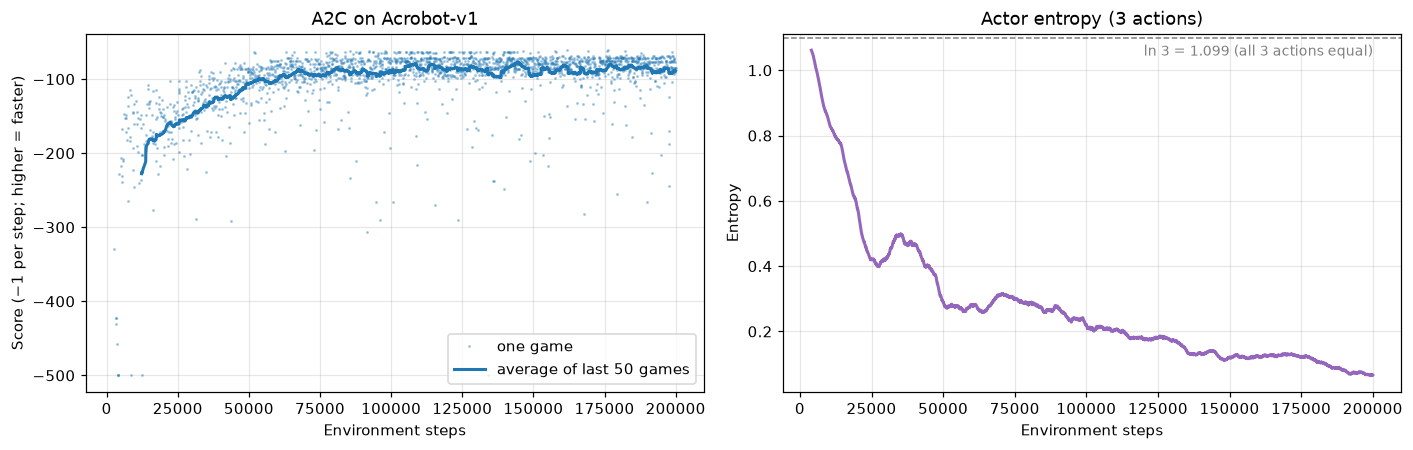

This figure's Python source:
"""
Second game: A2C on Acrobot-v1, with exactly the same a2c.py.

    Acrobot: two poles joined like an arm, hanging down. You can only push the
    middle joint (the "elbow"). Swing the tip above the line to win.
    State  = 6 numbers (cos/sin of the two angles + their two spinning speeds)
    Action = 0 (push elbow left), 1 (no push), 2 (push elbow right)   -> 3 actions now
    Reward = -1 every step until you win, so a SHORTER game = a BETTER score.
             Max 500 steps (a random player usually scores about -500).

Run:  python acrobot_a2c.py            (about 2 minutes)
      python acrobot_a2c.py --no-show
"""
import argparse
import sys

import matplotlib.pyplot as plt
import numpy as np

from a2c import evaluate, moving_average, train_a2c

sys.stdout.reconfigure(encoding="utf-8")


def main():
    parser = argparse.ArgumentParser()
    parser.add_argument("--no-show", action="store_true")
    parser.add_argument("--steps", type=int, default=200_000)
    args = parser.parse_args()

    print("=" * 66)
    print("Training A2C on Acrobot-v1: 8 games at once, n_steps = 5")
    print("=" * 66)
    model, hist = train_a2c("Acrobot-v1", total_steps=args.steps, n_envs=8, n_steps=5,
                            gamma=0.99, lr=7e-4, ent_coef=0.01, seed=0, log_every=1000)
    ret, ends = np.array(hist["ep_return"]), np.array(hist["ep_end_step"])
    print(f"\n  Games finished during training: {len(ret)}")
    print(f"  First 50 games: avg {ret[:50].mean():.1f}     last 50 games: avg {ret[-50:].mean():.1f}")
    greedy = evaluate(model, "Acrobot-v1", games=20, greedy=True)
    sampled = evaluate(model, "Acrobot-v1", games=20, greedy=False)
    print(f"  Exam, greedy : avg {np.mean(greedy):.1f}  (best {max(greedy):.0f}, worst {min(greedy):.0f})")
    print(f"  Exam, sampled: avg {np.mean(sampled):.1f}")

    fig, axs = plt.subplots(1, 2, figsize=(13, 4.2))
    ax = axs[0]
    ax.plot(ends, ret, ".", ms=2, alpha=0.3, color="tab:blue", label="one game")
    ax.plot(ends[49:], moving_average(ret, 50), color="tab:blue", lw=2, label="average of last 50 games")
    ax.set(xlabel="Environment steps", ylabel="Score (−1 per step; higher = faster)",
           title="A2C on Acrobot-v1")
    ax.legend(loc="lower right")
    ax.grid(alpha=0.3)
    ax = axs[1]
    ax.plot(hist["update_step"][99:], moving_average(hist["entropy"], 100), color="tab:purple", lw=2)
    ax.axhline(np.log(3), color="gray", ls="--", lw=1)
    ax.text(hist["update_step"][-1], np.log(3) - 0.02, "ln 3 = 1.099 (all 3 actions equal)",
            ha="right", va="top", fontsize=9, color="gray")
    ax.set(xlabel="Environment steps", ylabel="Entropy", title="Actor entropy (3 actions)")
    ax.grid(alpha=0.3)
    fig.tight_layout()
    fig.savefig("acrobot_a2c.png", dpi=110, bbox_inches="tight")
    print("\nChart saved to acrobot_a2c.png")
    if not args.no_show:
        plt.show()


if __name__ == "__main__":
    main()
